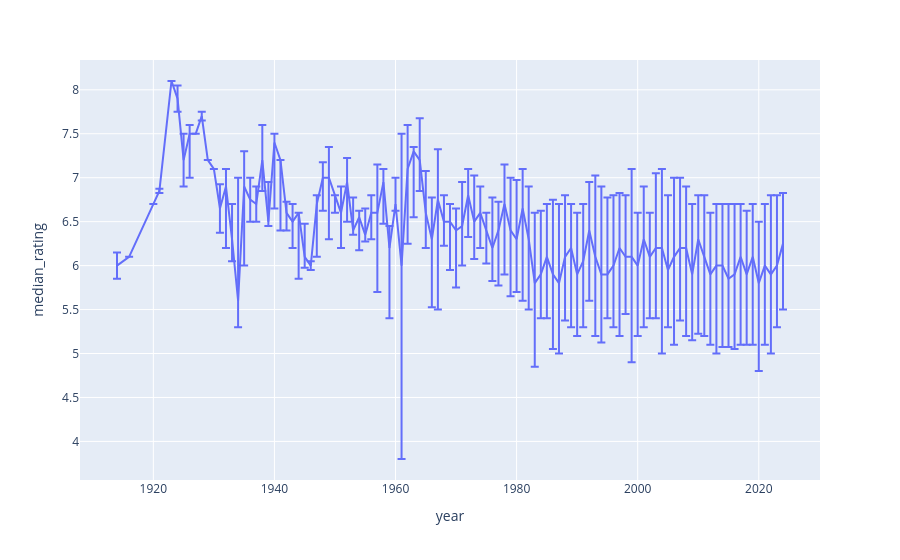

Source (notebook cell):
### Markdown cell above
Let's look at what we got.

### Code cell
import plotly.express as px
action_grouped_df['error_p'] = action_grouped_df['upper_q'] - action_grouped_df['median_rating']
action_grouped_df['error_m'] = action_grouped_df['median_rating'] - action_grouped_df['lower_q'] 
fig = px.line(action_grouped_df, x="year", y="median_rating", 
              error_y="error_p", error_y_minus="error_m")
fig
